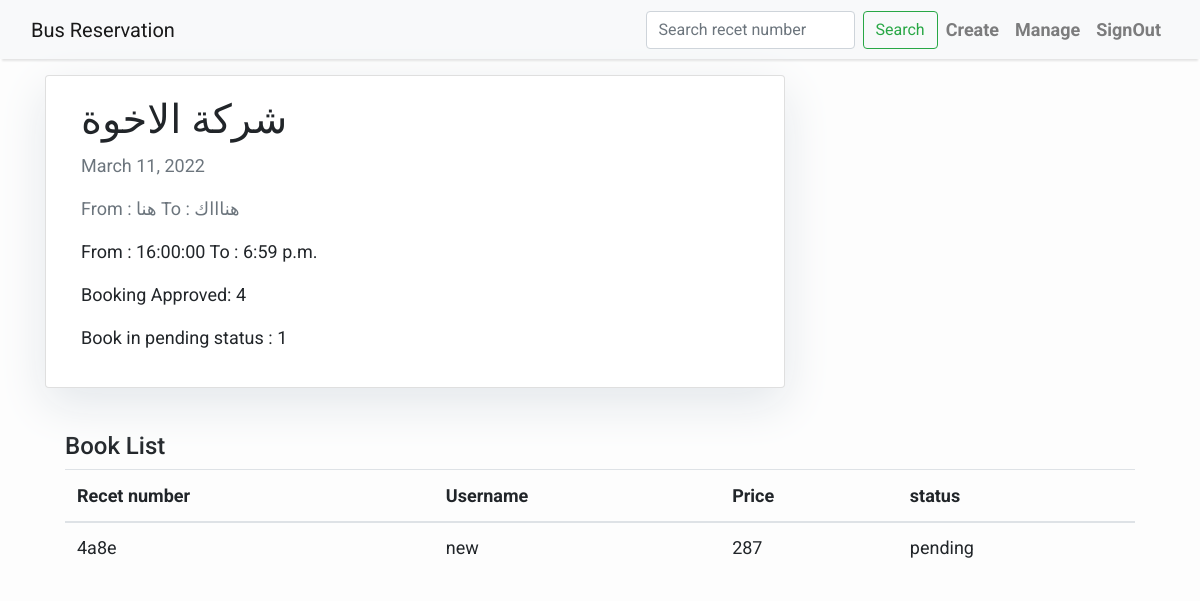
Page /manager/details/2 (signed in) on the committed database.
### manager/models.py (models this page shows, shortened)
class Trip(models.Model):
    company_name = models.CharField(max_length=50)
    dest_from = models.CharField(max_length=50)
    dest_to = models.CharField(max_length=50)
    time_from = models.TimeField( auto_now=False, auto_now_add=False)
    time_to = models.TimeField( auto_now=False, auto_now_add=False)
    date_day = models.DateField(auto_now=False, auto_now_add=False)
    author = models.ForeignKey(settings.AUTH_USER_MODEL,on_delete=models.CASCADE)
    price = models.CharField( max_length=50,null=True)
    date_published = models.DateTimeField(auto_now_add=True)
    class Meta:
        ordering = ['-date_published']

### passanger/models.py (models this page shows, shortened)
class Book(models.Model):
    author = models.ForeignKey(settings.AUTH_USER_MODEL , on_delete=models.CASCADE)
    recet_number = models.CharField(max_length=18,default=f,unique=True)
    trip_id = models.ForeignKey(Trip,related_name='Trip',on_delete=models.CASCADE)
    status = models.CharField(max_length=10 , default="pending" )
    date_published = models.DateTimeField(auto_now_add=True)
    class Meta:
        ordering = ['-date_published']

### account/decoretors.py (the view)
        def wrapper_func(request,*args,**kwargs):
            group = None
            if request.user.groups.exists():
                group = request.user.groups.all()[0].name
            if group in allowed_roles:
                return view_func(request,*args,**kwargs)
            else:
                return HttpResponse('You are not authorize to this page')

### account/decoretors.py (called while the page is built)
def allowed_users(allowed_roles=[]):
    def decorator(view_func):
        def wrapper_func(request,*args,**kwargs):
            group = None
            if request.user.groups.exists():
                group = request.user.groups.all()[0].name
            if group in allowed_roles:
                return view_func(request,*args,**kwargs)
            else:
                return HttpResponse('You are not authorize to this page')
        return wrapper_func
    return decorator

### manager/views.py (called while the page is built)
@login_required(login_url='login')
@allowed_users(allowed_roles=['manager'])
def trip_details(request,id):
    objs = Trip.objects.get(id=id)
    recets = Book.objects.filter(trip_id=id)
    book_number = Book.objects.filter(trip_id=id,status='APPROVED').count()
    pending = Book.objects.filter(trip_id=id,status='pending').count()
    return render(request,'manager/details.html',{'data':objs , 'recet' : recets , 'number':book_number,'pending':pending,'r':recets})

### manager/templates/manager/details.html (shortened to what this page needs)
{% extends "base.html" %}
{% block content %}
<div class="container">
  <div class="row">
    <div class="col-md-8 card mb-4  mt-3 left  top">
      <div class="card-body">
        <h1> {{ data.company_name }} </h1>
        <p class=" text-muted">{{ data.date_day }}</p>
        <p class=" text-muted"> From : {{ data.dest_from }} To :  {{ data.dest_to }}</p>
        <p class="card-text "> From : {{ data.time_from| safe }} To :  {{ data.time_to }}</p></p>
        <p>Booking Approved: {{number}}</p>
        <p>Book in pending status : {{pending}}</p>
      </div>
    </div>
  </div>
</div>
<div class="card-body">
    <h4>Book List</h4>
    <table class="table">
        <thead>
            <tr>
                <th scope="col">Recet number</th>
                <th scope="col">Username</th>
                <th scope="col">Price</th>
                <th scope="col">status</th>
            </tr>
        </thead>
        <tbody >
          {% for  rec in recet %}
            <tr>
                {% if rec.status == 'pending'%}
                <td>{{rec.recet_number}}</td>
                <td>{{rec.author.username}}</td>
                <td>{{rec.trip_id.price}}</td>
                <td>{{rec.status}}</td>
                {% endif %}
            </tr>
           {%endfor%}
        </tbody>
    </table>
</div>
{%endblock%}

### templates/base.html (style rules this page uses)
body { font-family: "Roboto", sans-serif; font-size: 17px; background-color: #fdfdfd; }

### manager/templates/manager/details.html (style rules this page uses)
body { font-family: "Roboto", sans-serif; font-size: 18px; background-color: #fdfdfd; }
.card { box-shadow: 0 16px 48px #E3E7EB; }

### rows in the picture
Trip: company_name "شركة الاخوة", date_day "March 11, 2022", dest_from "هنا", dest_to "هناااك", time_from "16:00:00", time_to "6:59 p.m."
Book: recet_number "4a8e", author.username "new", trip_id.price "287", status "pending"

### other values in the picture
{{ number }} "4"
{{ pending }} "1"
